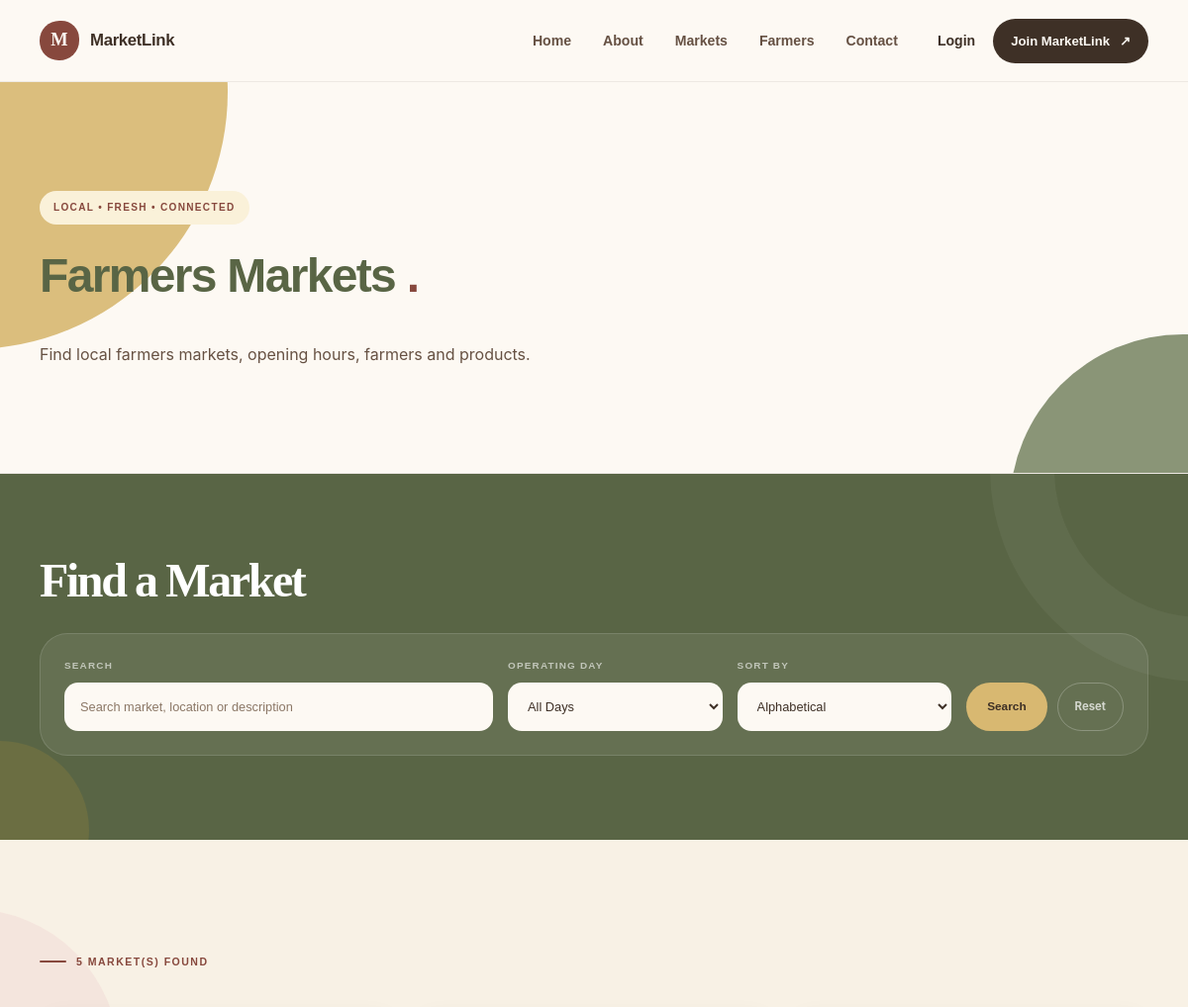
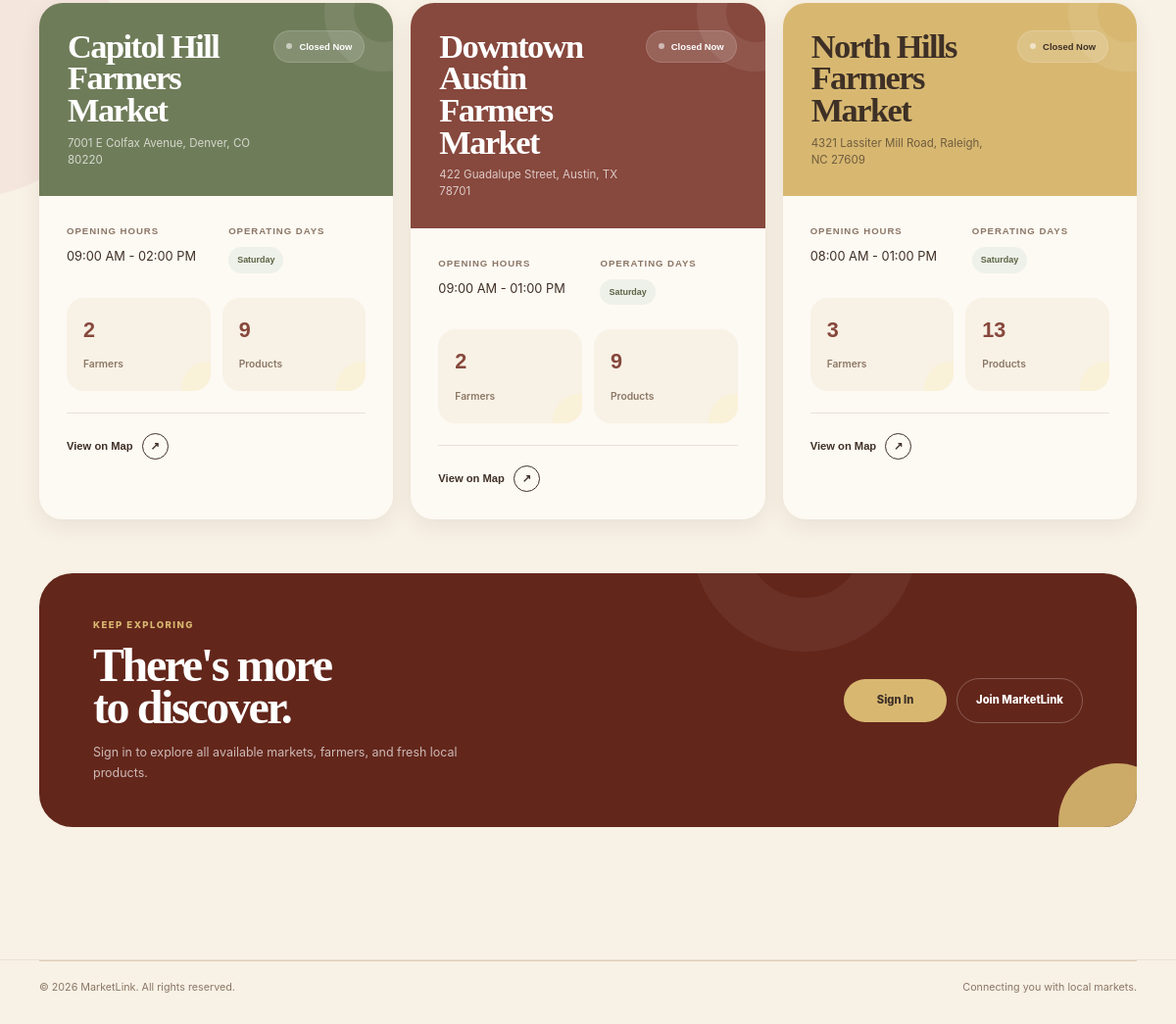
/public/markets.php, run on the app's committed database (2 pictures, top to bottom).
### tables this page shows
CREATE TABLE `markets` (
  `id` int(10) UNSIGNED NOT NULL,
  `name` varchar(150) NOT NULL,
  `description` text DEFAULT NULL,
  `address` varchar(255) NOT NULL,
  `latitude` decimal(10,8) DEFAULT NULL,
  `longitude` decimal(11,8) DEFAULT NULL,
  `opening_time` time DEFAULT NULL,
  `closing_time` time DEFAULT NULL,
  `operating_days` varchar(100) DEFAULT NULL,
  `map_provider` varchar(50) NOT NULL DEFAULT 'OpenStreetMap',
  `status` enum('active','inactive') NOT NULL DEFAULT 'active',
  `created_at` timestamp NOT NULL DEFAULT current_timestamp(),
  `updated_at` timestamp NOT NULL DEFAULT current_timestamp() ON UPDATE current_timestamp()
);

### includes/functions.php (called while the page is built, shortened)
<?php
function e($value): string
{
    return htmlspecialchars(
        (string) $value,
        ENT_QUOTES,
        'UTF-8'
    );
}

### public/markets.php (the view, shortened to what this page needs)
<?php
require_once '../includes/include.php';
$search = trim($_GET['search'] ?? '');
$sort = $_GET['sort'] ?? 'name';
if ($sort === 'opening') {
    $orderBy = 'm.opening_time ASC, m.name ASC';
} elseif ($sort === 'newest') {
    $orderBy = 'm.created_at DESC';
} else {
    $orderBy = 'm.name ASC';
}
$sql = "
    SELECT
        m.id,
        m.name,
        m.description,
        m.address,
        m.latitude,
        m.longitude,
        m.opening_time,
        m.closing_time,
        m.operating_days,
        m.map_provider,
        m.created_at,
        COUNT(DISTINCT mf.farmer_id) AS farmer_count,
        COUNT(
            DISTINCT CASE
                WHEN p.is_available = 1
                AND p.moderation_status = 'approved'
                THEN p.id
            END
        ) AS product_count
    FROM markets m
    LEFT JOIN market_farmer mf
        ON mf.market_id = m.id
    LEFT JOIN products p
        ON p.farmer_id = mf.farmer_id
    WHERE m.status = 'active'
";
$sql .= "
    GROUP BY
        m.id,
        m.name,
        m.description,
        m.address,
        m.latitude,
        m.longitude,
        m.opening_time,
        m.closing_time,
        m.operating_days,
        m.map_provider,
        m.created_at
    ORDER BY $orderBy
";
$stmt = $conn->prepare($sql);
$stmt->execute();
$result = $stmt->get_result();
$markets = [];
while ($row = $result->fetch_assoc()) {
    $markets[] = $row;
}
foreach ($markets as &$market) {
$visibleMarkets = array_slice($markets, 0, 3);
$hasMoreMarkets = count($markets) > 3;
}
?>
<!DOCTYPE html>
<html lang="en">
<head>
    <link
        rel="stylesheet"
        href="../assets/css/base.css"
    >
    <link
        rel="stylesheet"
        href="../assets/css/homepage.css"
    >
    <link
        rel="stylesheet"
        href="../assets/css/markets.css"
    >
</head>
<body>
    <header class="home-navbar">
        <div class="home-nav-inner">
            <a href="../index.php" class="home-brand">
            <span class="brand-mark">M</span>
            <span class="brand-name">MarketLink</span>
        </a>
            <nav class="home-nav-links">
                <a href="../index.php">Home</a>
                <a href="about.php">About</a>
                <a href="#" class="active">Markets</a>
                <a href="farmers.php">Farmers</a>
                <a href="contact.php">Contact</a>
            </nav>
            <div class="home-nav-actions">
                <a href="../auth/login.php" class="home-login">
                    Login
                </a>
                <a href="../auth/register.php" class="home-join">
                Join MarketLink
                <span>↗</span>
            </a>
            </div>
        </div>
    </header>
 <main>
        <section class="markets-hero">
            <div class="container">
                <h1>
                    Farmers Markets
                </h1>
                <p>
                    Find local farmers markets,
                    opening hours, farmers and products.
                </p>
            </div>
        </section>
        <section class="markets-filters">
            <div class="container">
                <h2>
                    Find a Market
                </h2>
                <form
                    method="GET"
                    action="markets.php"
                >
                    <div class="filter-group">
                        <label for="search">
                            Search
                        </label>
                        <input
                            type="search"
                            id="search"
                            name="search"
                            value="<?= e($search) ?>"
                            placeholder="Search market, location or description"
                        >
                    </div>
                    <div class="filter-group">
                        <label for="day">
                            Operating Day
                        </label>
                        <select
                            id="day"
                            name="day"
                        >
                            <option value="">
                                All Days
                            </option>
                        </select>
                    </div>
                     <div class="filter-group">
                        <label for="sort">
                            Sort By
                        </label>
                        <select
                            id="sort"
                            name="sort"
                        >
                            <option
                                value="name"
                                <?= $sort === 'name' ? 'selected' : '' ?>
                            >
                                Alphabetical
                            </option>
                        </select>
                    </div>
                    <div class="filter-actions">
                        <button
                            type="submit"
                        >
                            Search
                        </button>
                        <a href="markets.php">
                            Reset
                        </a>
                    </div>
                </form>
            </div>
        </section>
        <section class="markets-results">
            <div class="container">
                <div class="result-info">
                    <p>
                        <?= e(count($markets)) ?>
                        market(s) found
                    </p>
                </div>
                <?php if (empty($markets)): ?>
                    <section class="empty-state">
                        <h2>
                            No Markets Found
                        </h2>
                        <p>
                            No active markets match your search criteria.
                        </p>
                        <a href="markets.php">
                            View All Markets
                        </a>
                    </section>
                <?php else: ?>
                    <div class="markets-grid">
                        <?php foreach ($visibleMarkets as $market): ?>
                            <article class="market-card">
                                <header class="market-header">
                                    <div>
                                        <h2>
                                            <?= e($market['name']) ?>
                                        </h2>
                                        <?php if (!empty($market['address'])): ?>
                                            <p>
                                                <?= e($market['address']) ?>
                                            </p>
                                        <?php endif; ?>
                                    </div>
                                    <?php if ($market['is_open']): ?>
                                        <span class="market-status market-open">
                                            Open Now
                                        </span>
                                    <?php else: ?>
                                        <span class="market-status market-closed">
                                            Closed Now
                                        </span>
                                    <?php endif; ?>
                                </header>
                                 <div class="market-body">
                                    <div class="market-info">
                                        <div class="info-item">
                                            <strong>
                                                Opening Hours
                                            </strong>
                                            <?php if (
                                                !empty($market['opening_time']) &&
                                                !empty($market['closing_time'])
                                            ): ?>
                                                <span>
                                                    <?= e(
                                                        date(
                                                            'h:i A',
                                                            strtotime(
                                                                $market['opening_time']
                                                            )
                                                        )
                                                    ) ?>
                                                    -
                                                    <?= e(
                                                        date(
                                                            'h:i A',
                                                            strtotime(
                                                                $market['closing_time']
                                                            )
                                                        )
                                                    ) ?>
                                                </span>
                                            <?php else: ?>
                                                <span>
                                                    Schedule unavailable
                                                </span>
                                            <?php endif; ?>
                                        </div>
                                        <div class="info-item">
                                            <strong>
                                                Operating Days
                                            </strong>
                                            <div class="operating-days">
                                                <?php
                                                $marketDays = array_filter(
                                                    array_map(
                                                        'trim',
                                                        explode(
                                                            ',',
                                                            $market['operating_days'] ?? ''
                                                        )
                                                    )
                                                );
                                                ?>
                                                <?php if (!empty($marketDays)): ?>
                                                    <?php foreach ($marketDays as $marketDay): ?>
                                                        <span class="day-tag">
                                                            <?= e($marketDay) ?>
                                                        </span>
                                                    <?php endforeach; ?>
                                                <?php else: ?>
                                                    <span>
                                                        No schedule available
                                                    </span>
                                                <?php endif; ?>
                                            </div>
                                        </div>
                                    </div>
                                    <div class="market-stats">
                                        <div class="market-stat">
                                            <strong>
                                                <?= e($market['farmer_count']) ?>
                                            </strong>
                                            <span>
                                                Farmers
                                            </span>
                                        </div>
                                        <div class="market-stat">
                                            <strong>
                                                <?= e($market['product_count']) ?>
                                            </strong>
                                            <span>
                                                Products
                                            </span>
                                        </div>
                                    </div>
                                    <?php if (
                                        !empty($market['latitude']) &&
                                        !empty($market['longitude'])
                                    ): ?>
                                        <div class="market-location">
                                            <a
                                                href="https://www.google.com/maps/search/?api=1&query=<?= e($market['latitude']) ?>,<?= e($market['longitude']) ?>"
                                                target="_blank"
                                                rel="noopener noreferrer"
                                            >
                                                View on Map
                                            </a>
                                        </div>
                                    <?php endif; ?>
                                </div>
                            </article>
                        <?php endforeach; ?>
                    </div>
                    <?php if ($hasMoreMarkets): ?>
                        <section class="markets-signin-cta">
                            <div class="markets-signin-inner">
                                <div class="markets-signin-copy">
                                    <span>KEEP EXPLORING</span>
                                    <h2>
                                        There's more<br>
                                        to discover.
                                    </h2>
                                    <p>
                                        Sign in to explore all available markets,
                                        farmers, and fresh local products.
                                    </p>
                                </div>
                                <div class="markets-signin-actions">
                                    <a href="../auth/login.php" class="markets-signin-btn">
                                        Sign In
                                    </a>
                                    <a href="../auth/register.php" class="markets-join-btn">
                                        Join MarketLink
                                    </a>
                                </div>
                            </div>
                        </section>
                    <?php endif; ?>
                <?php endif; ?>
            </div>
        </section>
    </main>
    <footer class="home-footer">
        <div class="footer-inner">
            <div class="footer-bottom">
                <p>
                    &copy; <?= date('Y') ?> MarketLink.
                    All rights reserved.
                </p>
                <p>
                    Connecting you with local markets.
                </p>
            </div>
        </div>
    </footer>
</body>
</html>

### data on the page
markets: name "Capitol Hill Farmers Market", address "7001 E Colfax Avenue, Denver, CO 80220", opening_time "09:00 AM", closing_time "02:00 PM", operating_days "Saturday", farmer_count "2", product_count "9"
markets: name "Downtown Austin Farmers Market", address "422 Guadalupe Street, Austin, TX 78701", opening_time "09:00 AM", closing_time "01:00 PM", operating_days "Saturday", farmer_count "2", product_count "9"
markets: name "North Hills Farmers Market", address "4321 Lassiter Mill Road, Raleigh, NC 27609", opening_time "08:00 AM", closing_time "01:00 PM", operating_days "Saturday", farmer_count "3", product_count "13"

### other printed values
count($markets) "5"
